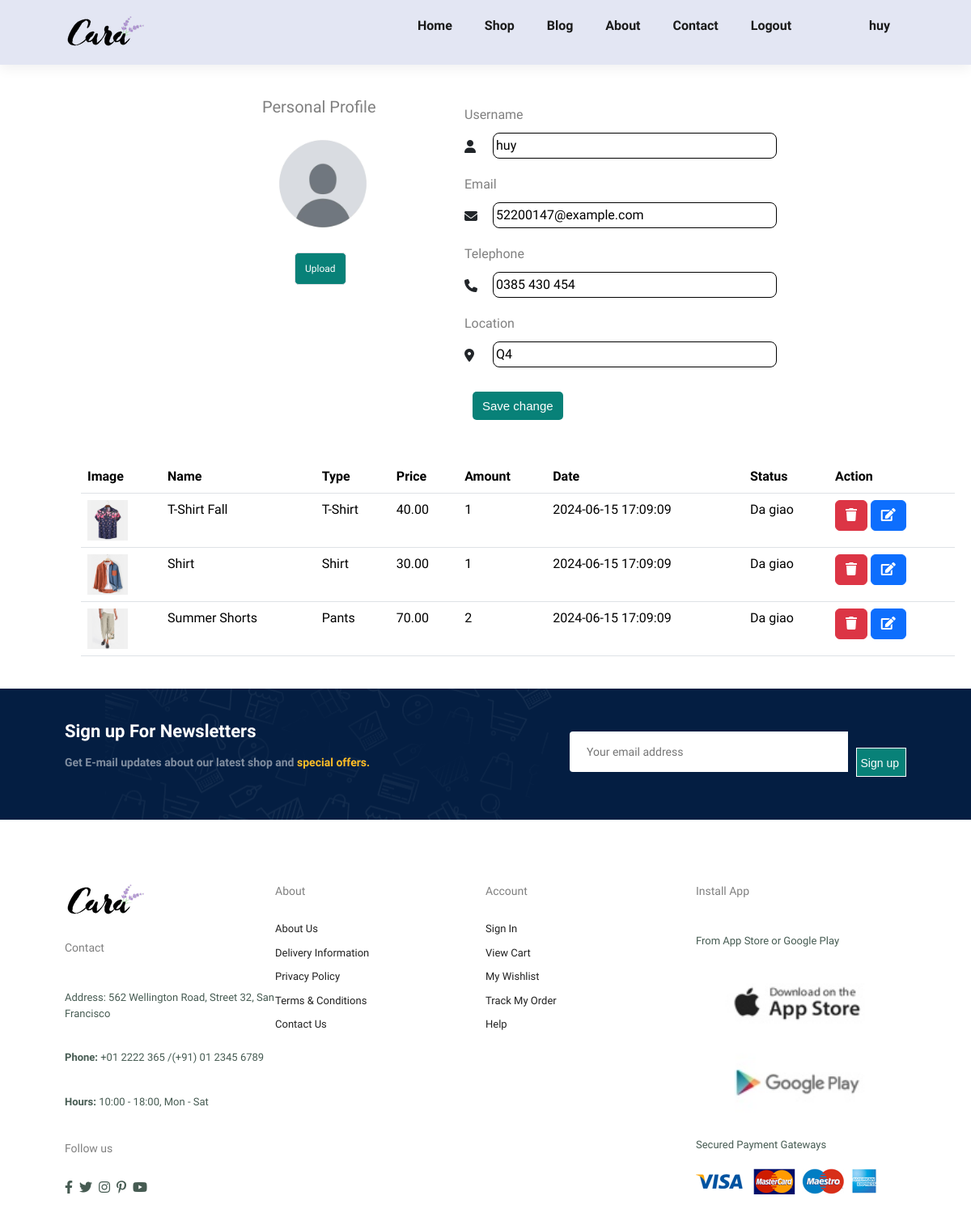
Screenshot of /client/account/account/3 (signed in) with the database file from the repository.
### tables this page shows
CREATE TABLE `users` (
  `user_id` INT UNSIGNED PRIMARY KEY AUTO_INCREMENT,
  `username` NVARCHAR(50) NOT NULL UNIQUE,
  `email` NVARCHAR(100) NOT NULL UNIQUE,
  `password` NVARCHAR(255) NOT NULL,
  `city` NVARCHAR(255) DEFAULT NULL,
  `province` NVARCHAR(255) DEFAULT NULL,
  `ward` NVARCHAR(255) DEFAULT NULL,
  `address` NVARCHAR(255) DEFAULT NULL,
  `phone` VARCHAR(20) DEFAULT NULL,
  `avatar_url` VARCHAR(255) DEFAULT NULL,
  `is_active` BOOLEAN DEFAULT TRUE,
  `authority` INT DEFAULT 0,
  `code` INT DEFAULT 0,
  `created_at` TIMESTAMP DEFAULT CURRENT_TIMESTAMP,
  `updated_at` TIMESTAMP DEFAULT CURRENT_TIMESTAMP ON UPDATE CURRENT_TIMESTAMP
);

CREATE TABLE  `products` (
  `product_id` INT UNSIGNED PRIMARY KEY AUTO_INCREMENT,
  `name` VARCHAR(100) NOT NULL,
  `category_id` INT UNSIGNED NOT NULL,
  `price` DECIMAL(10, 2) NOT NULL,
  `quantity` INT UNSIGNED DEFAULT 0,
  `color_id` INT UNSIGNED,
  `size_id` INT UNSIGNED,
  `image` VARCHAR(255) NOT NULL,
  `flash` INT UNSIGNED DEFAULT 0, 
  `coupon_id` INT UNSIGNED DEFAULT NULL, 
  `created_at` TIMESTAMP DEFAULT CURRENT_TIMESTAMP,
  `updated_at` TIMESTAMP DEFAULT CURRENT_TIMESTAMP ON UPDATE CURRENT_TIMESTAMP,
  FOREIGN KEY (`category_id`) REFERENCES categories(`category_id`),
  FOREIGN KEY (`color_id`) REFERENCES product_colors(`color_id`),
  FOREIGN KEY (`size_id`) REFERENCES product_sizes(`size_id`)
   
);

CREATE TABLE  `categories` (
  `category_id` INT UNSIGNED PRIMARY KEY AUTO_INCREMENT,
  `category_name` NVARCHAR(100) NOT NULL,
  `created_at` TIMESTAMP DEFAULT CURRENT_TIMESTAMP,
  `updated_at` TIMESTAMP DEFAULT CURRENT_TIMESTAMP ON UPDATE CURRENT_TIMESTAMP
);

CREATE TABLE IF NOT EXISTS `order_details`(
  `order_detail_id` INT UNSIGNED PRIMARY KEY AUTO_INCREMENT,
  `product_id` INT UNSIGNED NOT NULL,
  `quantity` INT UNSIGNED NOT NULL,
  `price` DECIMAL(10, 2) NOT NULL,
  `total_amount` INT UNSIGNED NOT NULL,
  `total_price` DECIMAL (10, 2) NOT NULL, 
  `payment` NVARCHAR(255) NOT NULL,
  `shipping` INT,
  `status` NVARCHAR(50) NOT NULL,
  `created_at` TIMESTAMP DEFAULT CURRENT_TIMESTAMP,
  `updated_at` TIMESTAMP DEFAULT CURRENT_TIMESTAMP ON UPDATE CURRENT_TIMESTAMP,
  FOREIGN KEY (`order_detail_id`) REFERENCES orders(`order_id`),
  FOREIGN KEY (`product_id`) REFERENCES products(`product_id`)
);

### client/mvc/core/controller.php (called while the page is built)
<?php
class controller{
    static function view($view, $data=[]){
        include_once "./mvc/views/".$view.".php";
    }
}
?>

### client/mvc/controllers/account.php (called while the page is built, shortened)
<?php
require_once './mvc/models/accountModel.php';
    class account extends controller{
        protected $data;
        function __construct(){
            $this->data = new accountModel();
        }
        static public function account($id){
            $is = new self();
            $view = $is->viewIn($id);
            $data = mysqli_fetch_array($view);
            $view1 = $is->my_order($id);
            $data1 = [];
            while($row = mysqli_fetch_assoc($view1)){
                $data1[] = $row;
            }
            $bigData = [
                'data' => $data,
                'data1' => $data1
            ];
            self::view('pages/account/account', $bigData);
        }
        public function viewIn($id){
            return $this->data->view($id);
        }
        public function my_order($id){
            return $this->data->myorder($id);
        }
    }
?>

### client/mvc/controllers/home.php (called while the page is built, shortened)
<?php
class home extends controller{
    protected $home;
    public function __construct(){
        $this->home = new homeModels();
    }
    static public function index(){
        $is = new self();
        $view = $is->viewProducts();
        $data = [];
        while($row = mysqli_fetch_assoc($view)){
            $data[] = $row;
        }
        self::view('index', $data);
    }
    public function viewProducts(){
        return $this->home->view();
    }
}
?>

### client/index.php (called while the page is built, shortened)
<?php
require_once "./mvc/models/database.php";
$app = new app();

### client/mvc/models/accountModel.php (called while the page is built, shortened)
<?php
    class accountModel extends database {
        protected $data;
        function __construct(){
            $this->data = new Database();
        }
        public function view($id){
            $this->data->connect();
            $sql = "SELECT * FROM users WHERE user_id = '$id'";
            return mysqli_query($this->data->conn, $sql);
        }
        public function myorder($id){
            $this->data->connect();
            $sql = "SELECT products.image, products.name, categories.category_name, products.price, order_details.quantity, order_details.created_at, order_details.status
                    FROM products
                    join order_details on products.product_id = order_details.product_id
                    join categories on categories.category_id = products.category_id
                    join orders on products.product_id = orders.product_id
                    where order_details.status = 'Da giao' and  orders.user_id = '$id'";
            return mysqli_query($this->data->conn, $sql);
        }
}
?>

### client/mvc/models/database.php (called while the page is built, shortened)
<?php
class Database
{
	private $server = 'localhost';
	private $dbName = 'Ecommerce-Website';
	private $user = 'root';
	private $password = '';
	public function connect()
	{
		$this->conn = new mysqli($this->server, $this->user, $this->password, $this->dbName);
	}
}
?>

### client/mvc/views/pages/account/account.php (the view, shortened to what this page needs)
<link rel="stylesheet" href="../mvc/assets/css/style_temp.css">
<link rel="stylesheet" href="https://pro.fontawesome.com/releases/v5.10.0/css/all.css" />
<?php
    $data1 = $data['data1'];
    $data = $data['data'];
?>
<body>
    <div class="container">
        <div class="left-content-avatar">
            <h4>Personal Profile</h4>
            <img id="avatar"
                src="<?php echo isset($data['avatar_url']) ? '.' . $data['avatar_url'] : '../mvc/assets/img/avatar.jpg'; ?>"
                alt="" style="width: 150px; height: 150px; object-fit: cover; border-radius:50%">
            <form method="post" enctype="multipart/form-data">
                <input type="submit" name="submit" value="Upload" id="a" style="margin-top: 10px; align:center"
                    data-id="<?php echo $data['user_id']; ?>">
            </form>
        </div>
        <div class="right-content form">
            <div>
                <label for="username">Username</label>
                <div class="icon-container">
                    <i class="fa-solid fa-user"></i>
                    <input type="text" id="username" name="username" value="<?php echo $data['username']; ?>" required>
                </div>
            </div>
            <div>
                <label for="email">Email</label>
                <div class="icon-container">
                    <i class="fa-solid fa-envelope"></i>
                    <input type="text" id="email" name="email" value="<?php echo $data['email']; ?> " required>
                </div>
            </div>
            <div>
                <label for=" tel">Telephone</label>
                <div class="icon-container">
                    <i class="fa-solid fa-phone"></i>
                    <input type="text" id="tel" name="tel" value="<?php echo $data['phone']; ?>" required>
                </div>
            </div>
            <div>
                <label for=" location">Location</label>
                <div class="icon-container">
                    <i class="fa-solid fa-location-dot"></i>
                    <input type="text" id="location" name="location" value="<?php echo $data['address']; ?>" required>
                </div>
            </div>
            <button class=" normal save" id="update">Save change</button>
        </div>
    </div>
    <table class=" table">
        <thead>
            <tr>
                <th>Image</th>
                <th>Name</th>
                <th>Type</th>
                <th>Price</th>
                <th>Amount</th>
                <th>Date</th>
                <th>Status</th>
                <th>Action</th>
            </tr>
        </thead>
        <tbody>
            <?php
            foreach ($data1 as $order) {
                echo "<tr>";
                echo "<td><img style='width: 50px;' src='{$order['image']}' alt='Order Image'></td>";
                echo "<td>{$order['name']}</td>";
                echo "<td>{$order['category_name']}</td>";
                echo "<td>{$order['price']}</td>";
                echo "<td>{$order['quantity']}</td>";
                echo "<td>{$order['created_at']}</td>";
                echo "<td>{$order['status']}</td>";
                echo "<td>
                    <button class='btn btn-danger'>
                        <i class='fas fa-trash'></i>
                    </button>
                    <button class='btn btn-primary'>
                        <i class='fas fa-edit'></i>
                    </button>
                </td>";
                echo "</tr>";
                }
            ?>
        </tbody>
    </table>
</body>
</html>

### client/mvc/assets/css/style.css (style rules this page uses)
* { margin: 0; padding: 0; box-sizing: border-box; font-family: "Spartan", sans-serif; }
html { scroll-behavior: smooth; }
h4 { font-size: 20px; color: #222; }
button.normal { font-size: 14px; font-weight: 500px; padding: 8px 8px 5px 5px; margin-left: 10px; margin-top:20px ; cursor: pointer; outline: none; transition: 0.2s ; font-family:Arial, Helvetica, sans-serif; border: 1px solid; }
body { width: 100%; }

### client/mvc/assets/css/style_temp.css (style rules this page uses)
.container { width: 80%; display: flex; margin: 0 auto; padding: 20px; box-sizing: border-box; }
h4 { color: grey; }
.left-content-avatar { margin-top: 20px; padding-left: 20%; margin-right: 90px; }
.container form input[type="submit"] { background-color: #088178; cursor: pointer; color: white; font-weight: 400px; font-size: 15px; border: 1px solid #dee0e4; margin-top: 25px; border-radius: 5px; font-size: 12px; padding: 10px 12px; transition: background-color 0.2s; margin-left: 40px; }
.container .right-content { flex: 1; padding: 30px 10px 30px; max-width: 80%; justify-content: center; }
.container .right-content div { display: flex; align-items: center; margin-bottom: 10px; flex-wrap: wrap; width: 90%; }
.container .right-content div label { width: 100px; margin-bottom: 10px; font-size: 16px; font-weight: 600px; color: grey; }
.container .right-content div .icon-container { display: flex; align-items: center; margin-right: 10px; max-width: 100%; }
.container .right-content div i { margin-right: 15px; width: 20px; height: 15px; }
.container .right-content div input { flex: 2; padding: 3px; border: 1px solid; border-radius: 8px; }
.container .right-content .save { margin-top: 10px; border-radius: 4px; padding: 10px 12px; font-size: 15px; line-height: 15px; color: black; font-weight: 400; box-sizing: border-box; cursor: pointer; color: white; background-color: #088178; font-size: 15px; border-radius: 5px; pointer-events: auto; border: none; }
.table { width: 90%; margin-left: 100px; }

### rows the page displays
users: username "huy", email "52200147@example.com", tel "0385 430 454", location "Q4"
products: image (picture), name "T-Shirt Fall", category.category_name "T-Shirt", price "40.00", order_details.quantity "1", order_details.created_at "2024-06-15 17:09:09", order_details.status "Da giao"
products: image (picture), name "Shirt", category.category_name "Shirt", price "30.00", order_details.quantity "1", order_details.created_at "2024-06-15 17:09:09", order_details.status "Da giao"
products: image (picture), name "Summer Shorts", category.category_name "Pants", price "70.00", order_details.quantity "2", order_details.created_at "2024-06-15 17:09:09", order_details.status "Da giao"

### other values shown
$_SESSION["data"]["username"] "huy"
